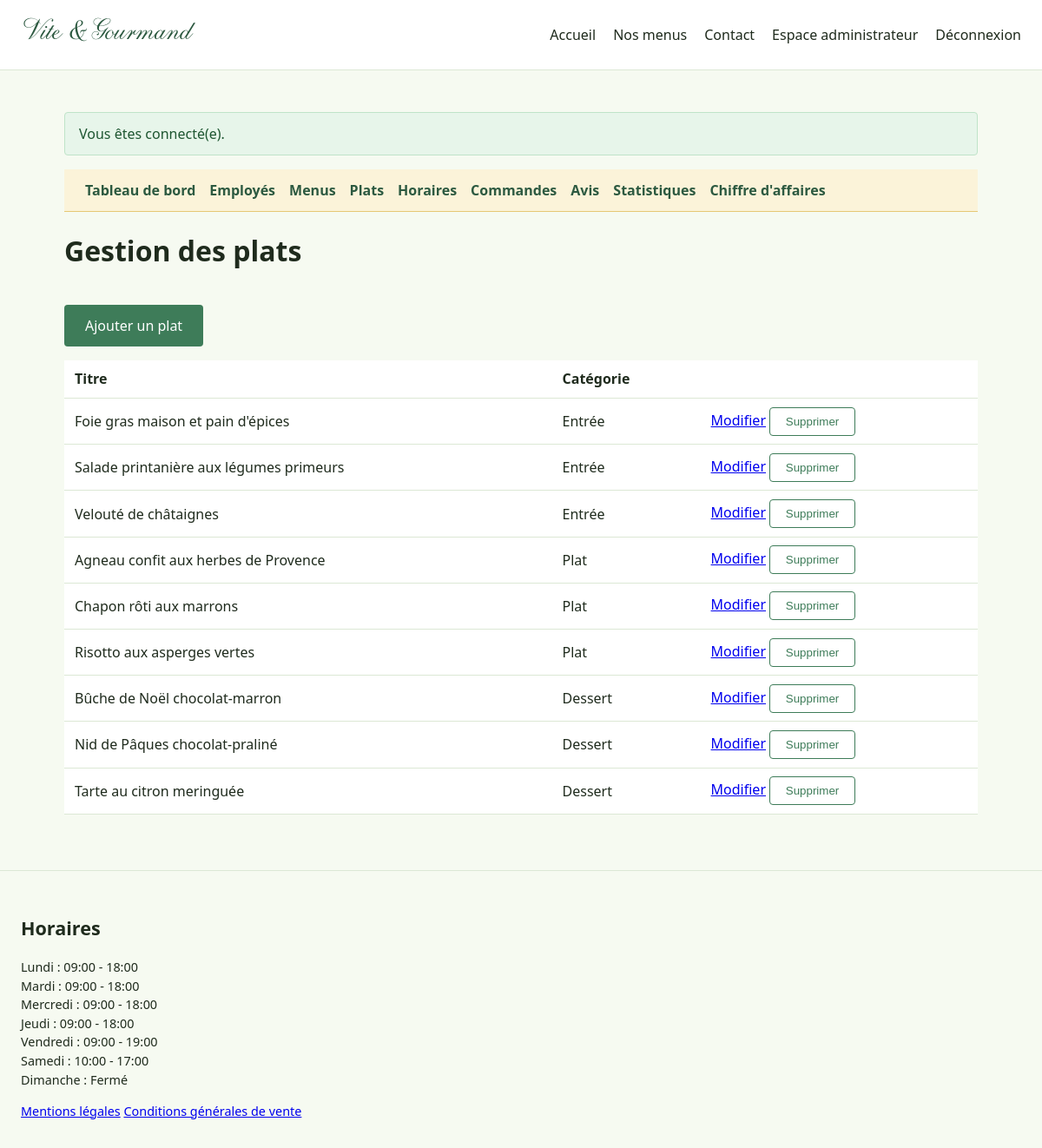
Screenshot of /employe/plats.php (signed in) with the database file from the repository.
### tables this page shows
CREATE TABLE plat (
    plat_id      INT UNSIGNED AUTO_INCREMENT PRIMARY KEY,
    titre_plat   VARCHAR(120) NOT NULL,
    categorie    ENUM('entree','plat','dessert') NOT NULL,
    photo        VARCHAR(255) NULL
);

CREATE TABLE horaire (
    horaire_id       TINYINT UNSIGNED AUTO_INCREMENT PRIMARY KEY,
    jour             ENUM('lundi','mardi','mercredi','jeudi','vendredi','samedi','dimanche') NOT NULL UNIQUE,
    heure_ouverture  TIME NULL,
    heure_fermeture  TIME NULL,
    ferme            TINYINT(1) NOT NULL DEFAULT 0
);

### src/Config/Database.php (called while the page is built, shortened)
<?php
function getPDO(): PDO
{
    static $pdo = null;
    if ($pdo instanceof PDO) {
        return $pdo;
    }
    $host    = env('DB_HOST', '127.0.0.1');
    $port    = env('DB_PORT', '3306');
    $name    = env('DB_NAME', 'vite_et_gourmand');
    $user    = env('DB_USER', 'root');
    $pass    = env('DB_PASS', '');
    $charset = env('DB_CHARSET', 'utf8mb4');
    $dsn = "mysql:host={$host};port={$port};dbname={$name};charset={$charset}";
    $pdo = new PDO($dsn, $user, $pass, [
        PDO::ATTR_ERRMODE            => PDO::ERRMODE_EXCEPTION,
        PDO::ATTR_DEFAULT_FETCH_MODE => PDO::FETCH_ASSOC,
        PDO::ATTR_EMULATE_PREPARES   => false,
    ]);
    return $pdo;
}

### src/Models/PlatModel.php (called while the page is built, shortened)
<?php
require_once __DIR__ . '/../Config/Database.php';
final class PlatModel
{
    public static function listAll(): array
    {
        return getPDO()->query(
            'SELECT plat_id, titre_plat, categorie, photo FROM plat ORDER BY FIELD(categorie, "entree","plat","dessert"), titre_plat'
        )->fetchAll();
    }
}

### src/Helpers/functions.php (called while the page is built, shortened)
<?php
function e(?string $value): string
{
    return htmlspecialchars($value ?? '', ENT_QUOTES, 'UTF-8');
}

### public/employe/plats.php (the view, shortened to what this page needs)
<?php
require_once __DIR__ . '/../../src/Models/PlatModel.php';
$plats = PlatModel::listAll();
$libellesCategorie = ['entree' => 'Entrée', 'plat' => 'Plat', 'dessert' => 'Dessert'];
require __DIR__ . '/../../src/Views/partials/header.php';
?>
    <h1>Gestion des plats</h1>
    <p><a class="btn-primary" href="/employe/plat-form.php">Ajouter un plat</a></p>
    <table class="table-commandes">
        <thead>
            <tr><th scope="col">Titre</th><th scope="col">Catégorie</th><th scope="col"></th></tr>
        </thead>
        <tbody>
            <?php foreach ($plats as $plat): ?>
                <tr>
                    <td><?= e($plat['titre_plat']) ?></td>
                    <td><?= e($libellesCategorie[$plat['categorie']]) ?></td>
                    <td>
                        <a href="/employe/plat-form.php?id=<?= (int) $plat['plat_id'] ?>">Modifier</a>
                        <form method="post" style="display:inline" onsubmit="return confirm('Supprimer ce plat ?');">
                            <button type="submit" class="btn-secondary">Supprimer</button>
                        </form>
                    </td>
                </tr>
            <?php endforeach; ?>
        </tbody>
    </table>
<?php
require __DIR__ . '/../../src/Views/partials/footer.php';

### src/Views/partials/footer.php
<?php
$horaires = getPDO()->query(
    "SELECT jour, heure_ouverture, heure_fermeture, ferme FROM horaire
     ORDER BY FIELD(jour, 'lundi','mardi','mercredi','jeudi','vendredi','samedi','dimanche')"
)->fetchAll();
?>
</main>
<footer>
    <section aria-label="Horaires d'ouverture">
        <h2>Horaires</h2>
        <ul>
            <?php foreach ($horaires as $h): ?>
                <li>
                    <?= htmlspecialchars(ucfirst($h['jour'])) ?> :
                    <?= $h['ferme']
                        ? 'Fermé'
                        : htmlspecialchars(substr($h['heure_ouverture'], 0, 5) . ' - ' . substr($h['heure_fermeture'], 0, 5)) ?>
                </li>
            <?php endforeach; ?>
        </ul>
    </section>
    <nav aria-label="Informations légales">
        <a href="/mentions-legales.php">Mentions légales</a>
        <a href="/cgv.php">Conditions générales de vente</a>
    </nav>
</footer>
</body>
</html>

### public/assets/css/style.css (style rules this page uses)
* { box-sizing: border-box; }
html { overflow-x: hidden; }
body { margin: 0; overflow-x: hidden; font-family: system-ui, -apple-system, "Segoe UI", Roboto, sans-serif; color: #1F2B1D; background: #F6FAF1; line-height: 1.5; }
.btn-primary { display: inline-block; margin-top: 1rem; padding: 0.75rem 1.5rem; background: #3E7C59; color: #fff; text-decoration: none; border-radius: 4px; }
footer { border-top: 1px solid #DCE8D5; padding: 2rem 1.5rem; margin-top: 2rem; font-size: 0.9rem; }
footer ul { list-style: none; padding: 0; }
.btn-secondary { display: inline-block; padding: 0.5rem 1.1rem; background: transparent; color: #3E7C59; border: 1px solid #3E7C59; border-radius: 4px; text-decoration: none; cursor: pointer; }
.table-commandes { width: 100%; border-collapse: collapse; background: #fff; }
.table-commandes th, .table-commandes td { text-align: left; padding: 0.6rem 0.75rem; border-bottom: 1px solid #DCE8D5; }

### rows the page displays
plat: titre_plat "Foie gras maison et pain d'épices", categorie "Entrée"
plat: titre_plat "Salade printanière aux légumes primeurs", categorie "Entrée"
plat: titre_plat "Velouté de châtaignes", categorie "Entrée"
plat: titre_plat "Agneau confit aux herbes de Provence", categorie "Plat"
plat: titre_plat "Chapon rôti aux marrons", categorie "Plat"
plat: titre_plat "Risotto aux asperges vertes", categorie "Plat"
plat: titre_plat "Bûche de Noël chocolat-marron", categorie "Dessert"
plat: titre_plat "Nid de Pâques chocolat-praliné", categorie "Dessert"
plat: titre_plat "Tarte au citron meringuée", categorie "Dessert"
horaire: jour "Lundi", heure_ouverture+heure_fermeture "09:00 - 18:00"
horaire: jour "Mardi", heure_ouverture+heure_fermeture "09:00 - 18:00"
horaire: jour "Mercredi", heure_ouverture+heure_fermeture "09:00 - 18:00"
horaire: jour "Jeudi", heure_ouverture+heure_fermeture "09:00 - 18:00"
horaire: jour "Vendredi", heure_ouverture+heure_fermeture "09:00 - 19:00"
horaire: jour "Samedi", heure_ouverture+heure_fermeture "10:00 - 17:00"
horaire: jour "Dimanche", ferme "Fermé"

### other values shown
$flash['message'] "Vous êtes connecté(e)."
